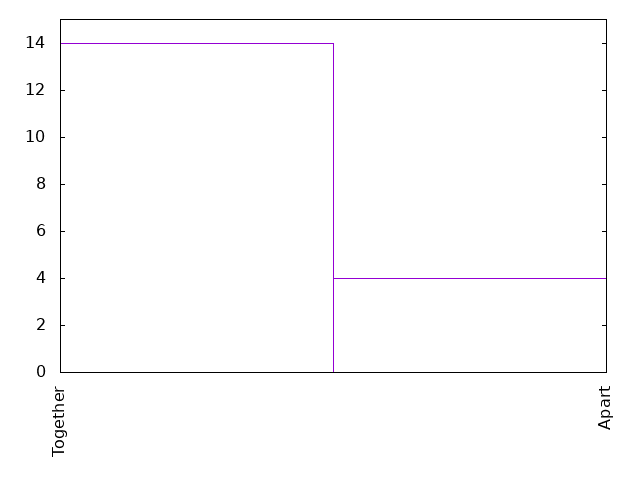

Recreate this plot in gnuplot.
set term png
set out "18-20ParentsStatus.png"
set key off
set xtics rotate
set yrange[0:15]

plot '18-20ParentsStatus.dat' using 1:xticlabel(2) with boxes
